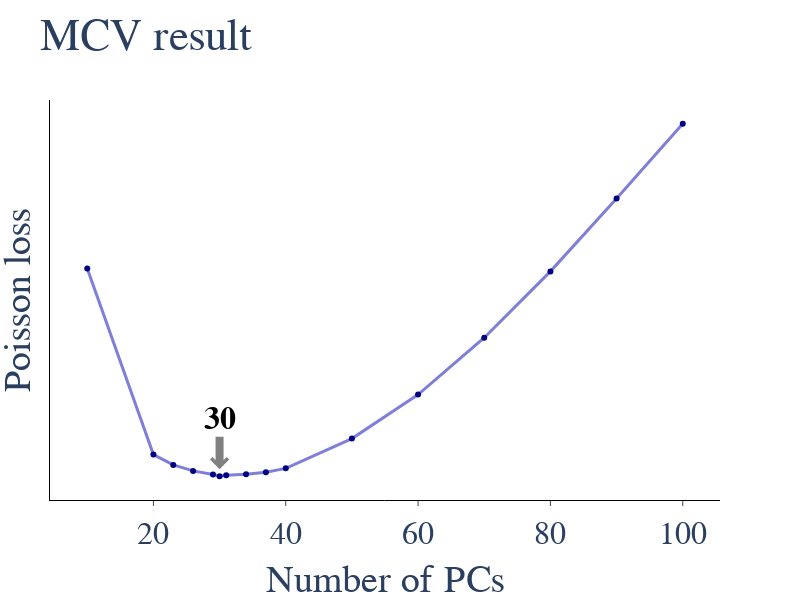

Notebook source saved alongside this figure:
### Markdown cell above
We can take a look at the MCV results using the `plot_mcv_results()` function. We'll load the Monet model using the `MonetModel.load_pickle()` method.

### Code cell
from monet import MonetModel

monet_model_file = 'data/v3_human_pbmc_10k_monet_model.pickle'
#monet_model_file = 'output/v3_human_pbmc_10k_monet_model.pickle'

monet_model = MonetModel.load_pickle(monet_model_file)
fig = monet_model.plot_mcv_results()
fig.layout.title = 'MCV result'
fig.show()

### Figure 1 — Plotly figure (JSON) as saved in the notebook; plotly's stock layout.template omitted (floating-point values rounded to 4 significant figures)
{"data": [{"line": {"color": "rgba(0.0,0.0,0.7,0.5)", "width": 3}, "marker": {"color": "navy"}, "mode": "lines+markers", "type": "scatter", "x": [10, 20, 23, 26, 29, 30, 31, 34, 37, 40, 50, 60, 70, 80, 90, 100], "y": [0.06762, 0.06735, 0.06733, 0.06733, 0.06732, 0.06732, 0.06732, 0.06732, 0.06732, 0.06733, 0.06737, 0.06744, 0.06752, 0.06762, 0.06773, 0.06784]}], "layout": {"annotations": [{"align": "center", "arrowcolor": "gray", "arrowhead": 4, "arrowsize": 0.4, "arrowwidth": 8, "ax": 0, "ay": -50, "font": {"color": "black", "family": "serif", "size": 32}, "showarrow": true, "text": "<b>30</b>", "x": 30, "xref": "x", "y": 0.06733, "yref": "y"}], "font": {"family": "serif", "size": 32}, "height": 600, "margin": {"b": 100, "l": 50}, "plot_bgcolor": "white", "title": {"text": "MCV result"}, "width": 800, "xaxis": {"automargin": false, "linecolor": "black", "showline": true, "ticklen": 5, "ticks": "outside", "tickvals": [1, 20, 40, 60, 80, 100], "title": {"text": "Number of PCs"}, "zeroline": false}, "yaxis": {"automargin": false, "linecolor": "black", "showline": true, "showticklabels": false, "ticklen": 5, "title": {"text": "Poisson loss"}, "zeroline": false}}}
